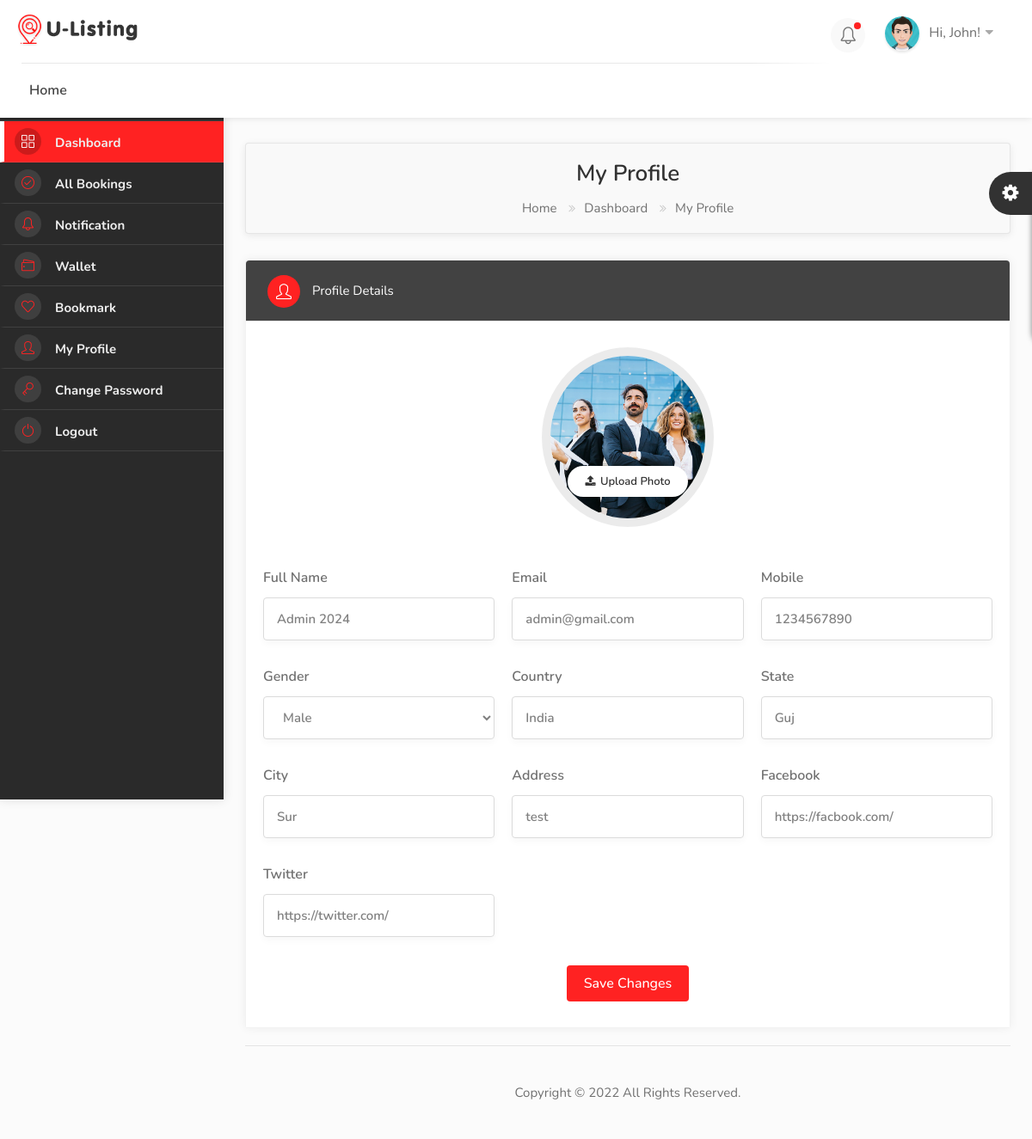
Screenshot of /dashboard/profile/ (signed in) with the database file from the repository.
### userauths/models.py (models this page shows, shortened)
class Profile(models.Model):
    pid = ShortUUIDField(length=7, max_length=25)
    image = models.FileField(upload_to=user_directory_path, default="default.jpg", null=True, blank=True)
    user = models.OneToOneField(User, on_delete=models.CASCADE, related_name="profile")
    full_name = models.CharField(max_length=100, null=True, blank=True)
    phone = models.CharField(max_length=100, null=True, blank=True)
    gender = models.CharField(max_length=20, choices=GENDER, default="Other")
    country = models.CharField(max_length=100, null=True, blank=True)
    city = models.CharField(max_length=100, null=True, blank=True)
    state = models.CharField(max_length=100, null=True, blank=True)
    address = models.CharField(max_length=200, null=True, blank=True)
    identity_type = models.CharField(max_length=200, choices=IDENTITY_TYPE, null=True, blank=True)
    identity_image = models.FileField(upload_to=user_directory_path, default="id.jpg", null=True, blank=True)
    facebook = models.URLField(max_length=100, null=True, blank=True)
    twitter = models.URLField(max_length=100, null=True, blank=True)
    wallet = models.DecimalField(max_digits=12, decimal_places=2, default=0.00)
    verified = models.BooleanField(default=False)
    date = models.DateTimeField(auto_now_add=True)
    class Meta:
        ordering = ['-date']

class User(AbstractUser):
    full_name = models.CharField(max_length=500, null=True, blank=True)
    username = models.CharField(max_length=500, unique=True)
    email = models.EmailField(unique=True)
    phone = models.CharField(max_length=100, null=True, blank=True)
    gender = models.CharField(max_length=20, choices=GENDER, default="Other")
    otp = models.CharField(max_length=100, null=True, blank=True)
    USERNAME_FIELD = 'email'
    REQUIRED_FIELDS = ['username']

### user_dashboard/views.py (the view)
# urls.py: path("profile/", views.profile, name="profile"),
@login_required
def profile(request):
    profile = Profile.objects.get(user=request.user)
    if request.method == "POST":
        u_form = UserUpdateForm(request.POST, instance=request.user)
        p_form = ProfileUpdateFrom(request.POST, request.FILES, instance=request.user.profile)
        if u_form.is_valid() and p_form.is_valid():
            u_form.save()
            p_form.save()
            messages.success(request, "Profile updated")
            return redirect("user_dashboard:profile")
    else:
        u_form = UserUpdateForm(instance=request.user)
        p_form = ProfileUpdateFrom(instance=request.user.profile)
    context = {
        'profile': profile,
        'u_form': u_form,
        'p_form': p_form,
    }
    return render(request, "user_dashboard/profile.html", context)

### userauths/forms.py
class UserUpdateForm(forms.ModelForm):
    class Meta:
        model = User
        fields = ['email']

class ProfileUpdateFrom(forms.ModelForm):
    class Meta:
        model = Profile
        fields = [
            "image",
            "full_name",
            "phone",
            "gender",
            "country",
            "city",
            "state",
            "address",
            "identity_type",
            "identity_image",
            "facebook",
            "twitter",
        ]
        widgets = {
            'image': FileInput(attrs={"onchange": "loadFile(event)", "class": "upload"})
        }

### templates/user_dashboard/profile.html (shortened to what this page needs)
{% extends 'partials/dashboard_base.html' %}
{% load static %}
{% block content %}
<div class="utf_dashboard_content">
    <div id="titlebar" class="dashboard_gradient">
        <div class="row">
            <div class="col-md-12">
                <h2>My Profile</h2>
                <nav id="breadcrumbs">
                    <ul>
                        <li><a href="/">Home</a></li>
                        <li><a href="dashboard.html">Dashboard</a></li>
                        <li>My Profile</li>
                    </ul>
                </nav>
            </div>
        </div>
    </div>
    <div class="row">
        <div class="col-lg-12 col-md-12">
            <div class="utf_dashboard_list_box margin-top-0">
                <h4 class="gray"><i class="sl sl-icon-user"></i> Profile Details</h4>
                <div class="utf_dashboard_list_box-static">
                    <form class="row with-forms" method="POST" enctype="multipart/form-data">
                        <div class="edit-profile-photo">
                            <img id="profile_image_preview" src="{{profile.image.url}}" alt="">
                            <div class="change-photo-btn">
                                <div class="photoUpload"> <span><i class="fa fa-upload"></i> Upload Photo</span>
                                </div>
                            </div>
                        </div>
                        <div class="my-profile">
                            <div class="row with-forms">
                                <div class="col-md-4">
                                    <label>Full Name</label>
                                    {{p_form.full_name}}
                                </div>
                                <div class="col-md-4">
                                    <label>Email</label>
                                    {{u_form.email}}
                                </div>
                                <div class="col-md-4">
                                    <label>Mobile</label>
                                    {{p_form.phone}}
                                </div>
                                <div class="col-md-4">
                                    <label>Gender</label>
                                    {{p_form.gender}}
                                </div>
                                <div class="col-md-4">
                                    <label>Country</label>
                                    {{p_form.country}}
                                </div>
                                <div class="col-md-4">
                                    <label>State</label>
                                    {{p_form.state}}
                                </div>
                                <div class="col-md-4">
                                    <label>City</label>
                                    {{p_form.city}}
                                </div>
                                <div class="col-md-4">
                                    <label>Address</label>
                                    {{p_form.address}}
                                </div>
                                <div class="col-md-4">
                                    <label>Facebook</label>
                                    {{p_form.facebook}}
                                </div>
                                <div class="col-md-4">
                                    <label>Twitter</label>
                                    {{p_form.twitter}}
                                </div>
                            </div>
                        </div>
                        <button type="submit" class="button preview btn_center_item margin-top-15">Save Changes</button>
                    </form>
                </div>
            </div>
        </div>
        <div class="col-md-12">
            <div class="footer_copyright_part">Copyright © 2022 All Rights Reserved.</div>
        </div>
    </div>
</div>
{% endblock content %}

### static/css/mmenu.css (style rules this page uses)
:root { --mm-line-height:20px; --mm-listitem-size:44px; --mm-navbar-size:44px; --mm-offset-top:0; --mm-offset-right:0; --mm-offset-bottom:0; --mm-offset-left:0; --mm-color-border:rgba(0, 0, 0, 0.1); --mm-color-button:rgba(0, 0, 0, 0.3); --mm-color-text:rgba(0, 0, 0, 0.75); --mm-color-text-dimmed:rgba(0, 0, 0, 0.3); --mm-color-background:#f3f3f3; --mm-color-background-highlight:rgba(0, 0, 0, 0.05); --mm-color-background-emphasis:rgba(255, 255, 255, 0.4); --mm-shadow:0 0 10px rgba(0, 0, 0, 0.3) }

### static/css/style.css (style rules this page uses)
body { color: #707070; font-size: 15px; line-height: 28px; background-color: #fff; }
body, h1, h2, h3, h4, h5, h6, input[type="text"], input[type="password"], input[type="email"], textarea, select, input[type="button"], input[type="submit"], button, #tiptip_content, .map-box p, .map-box div, .numerical-rating .utf_counter_star_rating, body .nav_responsive i.menu-trigger:after { font-family:'Nunito', sans-serif; text-transform: none; }
h1, h2, h3, h4, h5, h6 { color: #323232; }
* { margin: 0px; padding: 0px; box-sizing: border-box; }
ul, li { margin: 0px; list-style-type: none; }
label { display: block; margin: 0; }

### rows the page displays
Profile: image (picture), full_name "Admin 2024", phone "1234567890", gender "Male", country "India", state "Guj", city "Sur", address "test", facebook "https://facbook.com/", twitter "https://twitter.com/"
User: email "admin@gmail.com"
